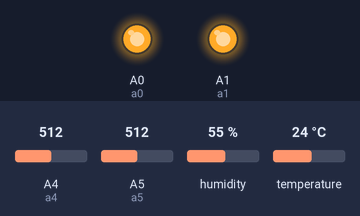
This sketch was run on a simulated Arduino Uno, built with avr-gcc and run on an emulated ATmega328P. Parts: output pins drawn as LEDs (lit = HIGH). The inputs (shaded band) are chosen by the test bench; at power-on: A4 (a4) = 512, A5 (a5) = 512, humidity 55 %, temperature 24 °C. What the sketch prints to the serial monitor is not drawn.

Above: at 7.4 s.
7.5 s: A4 (a4) set to 106
13.7 s: A4 (a4) set to 94
26.1 s: A5 (a5) set to 111
32.3 s: A5 (a5) set to 89
Timing chart, 0 to 35.3 s (numbered marks = the images above; inputs shaded):
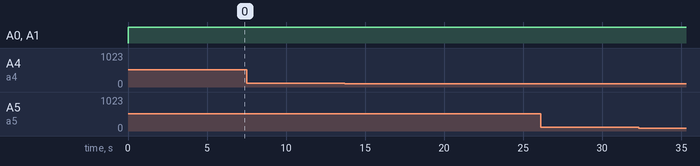

The sketch:

test.ino
```cpp
// Example testing sketch for various DHT humidity/temperature sensors
// Written by ladyada, public domain

#include "DHT.h"

#define DHTPIN 2     // what pin we're connected to

// Uncomment whatever type you're using!
//#define DHTTYPE DHT11   // DHT 11
#define DHTTYPE DHT22   // DHT 22  (AM2302)
//#define DHTTYPE DHT21   // DHT 21 (AM2301)

// Connect pin 1 (on the left) of the sensor to +5V
// Connect pin 2 of the sensor to whatever your DHTPIN is
// Connect pin 4 (on the right) of the sensor to GROUND
// Connect a 10K resistor from pin 2 (data) to pin 1 (power) of the sensor

DHT dht(DHTPIN, DHTTYPE);

const int a0 = A0;
const int a1 = A1;
const int a4 = A4;
const int a5 = A5;

void setup() {
  Serial.begin(9600);
  Serial.println("DHTxx test!");

  dht.begin();
}

void loop() {
  // Reading temperature or humidity takes about 250 milliseconds!
  // Sensor readings may also be up to 2 seconds 'old' (its a very slow sensor)
  float h = dht.readHumidity();
  float t = dht.readTemperature() * 1.8 + 32;

  int hum = map(h, 0, 100, 0, 1023);
  int temp = map(t, 0, 100, 0, 1023);

  // check if returns are valid, if they are NaN (not a number) then something went wrong!
  if (isnan(t) || isnan(h)) {
    Serial.println("Failed to read from DHT");
  } else {
    analogWrite(a0, hum);
    analogWrite(a1, temp);

    Serial.print("Humidity: ");
    Serial.print(h);
    Serial.print("%, ");
    Serial.print(hum);
    Serial.print("/1023; ");
    Serial.print("Temperature: ");
    Serial.print(t);
    Serial.print(" degC, ");
    Serial.print(temp);
    Serial.println("/1023");

    int hum_read = analogRead(a4);
    int temp_read = analogRead(a5);
    Serial.print("Analog readings: humidity: ");
    Serial.print(hum_read);
    Serial.print(", temperature: ");
    Serial.println(temp_read);
  }
}
```

Measured:
- after the input at 7.5 s, every drawn part: stays the same
- after the input at 13.7 s, every drawn part: stays the same
- after the input at 26.1 s, every drawn part: stays the same
- after the input at 32.3 s, every drawn part: stays the same
